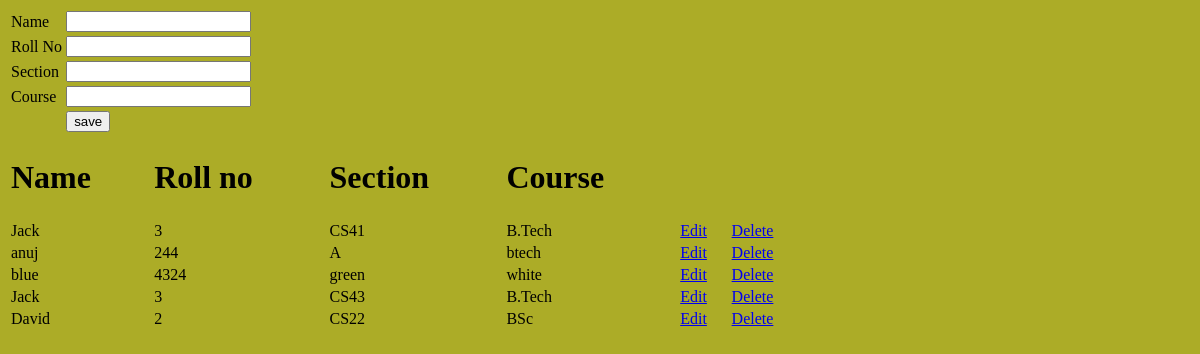
Before: /app/view with the older database file.
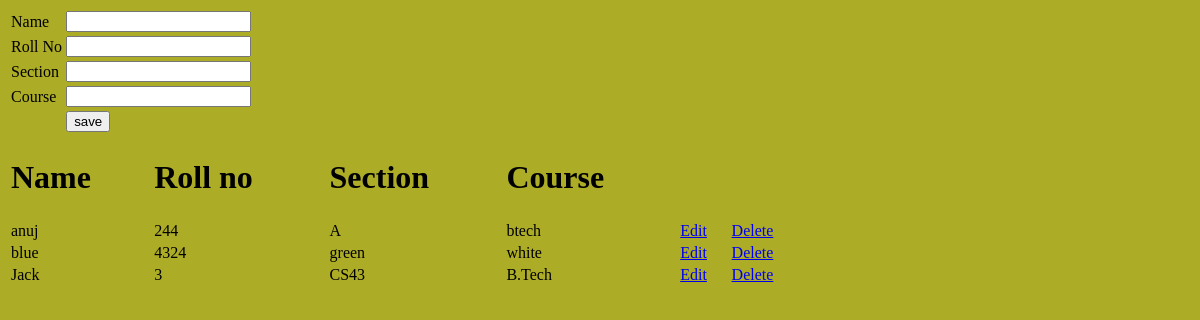
After: the same page with the newer database file.
### app/models.py (models this page shows, shortened)
class Student(models.Model):
    sname = models.CharField(max_length=20)
    srno = models.IntegerField()
    ssec = models.CharField(max_length=4)
    scourse = models.CharField(max_length=10)

### app/views.py (the view)
# urls.py: path('view', views.viewStudent, name="view"),
def viewStudent(request):
    student = models.Student.objects.all()
    res = render(request, 'app/index.html', {'student': student})
    return res

### app/templates/app/index.html (shortened to what this page needs)
<!DOCTYPE html>
{% load static %}
<html lang="en">
<head>
    <link rel="stylesheet" href=" {% static 'app/css/styles.css' %} ">
</head>
<body>
    <div>
        <form action="{% url 'save_student' %}" method="post">
            <table>
                <tr>
                    <td>Name</td>
                    <td><input type="text" name="sname" id=""></td>
                </tr>
                <tr>
                    <td>Roll No</td>
                    <td><input type="text" name="srno" id=""></td>
                </tr>
                <tr>
                    <td>Section</td>
                    <td><input type="text" name="ssec" id=""></td>
                </tr>
                <tr>
                    <td>Course</td>
                    <td><input type="text" name="scourse" id=""></td>
                </tr>
                <tr>
                    <td></td>
                    <td><input type="submit" value="save"></td>
                </tr>
            </table>
        </form>
    </div>
    <div>
        <table  style="width: 800px;">
            <tr>
                <td><h1> Name</h1></td>
                <td><h1>Roll no</h1></td>
                <td><h1>Section</h1></td>
                <td><h1>Course</h1></td>
            </tr>
            {% for stdnt in student %}
            <tr>
                <td> {{stdnt.sname}} </td>
                <td> {{stdnt.srno}} </td>
                <td> {{stdnt.ssec}} </td>
                <td> {{stdnt.scourse}} </td>
                <td><a href="http://localhost:8000/app/updateStudent?id={{stdnt.id}}">Edit</a></td>
                <td><a href="http://localhost:8000/app/delete?id={{stdnt.id}}">Delete</a></td>
            </tr>
            {% endfor %}
        </table>
    </div>
</body>
</html>

### app/static/app/css/styles.css (style rules this page uses)
body { background-color: rgb(172, 172, 39); }

Changed rows visible on the page:
removed Student: sname "Jack", srno "3", ssec "CS41", scourse "B.Tech"
removed Student: sname "David", srno "2", ssec "CS22", scourse "BSc"
